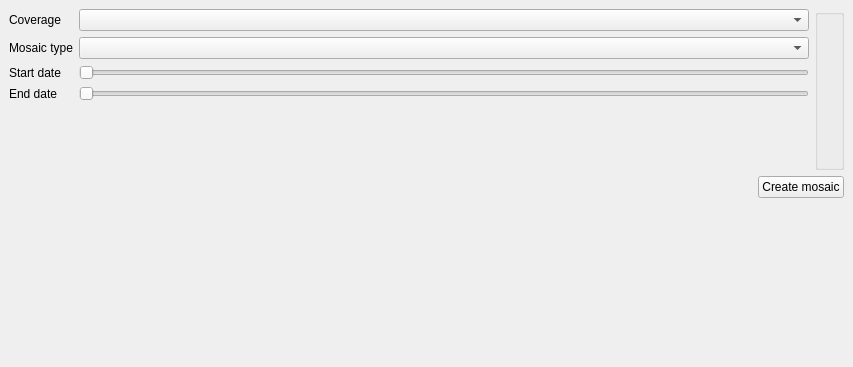
<?xml version="1.0" encoding="UTF-8"?>
<ui version="4.0">
 <class>MosaicWidget</class>
 <widget class="QDockWidget" name="MosaicWidget">
  <property name="geometry">
   <rect>
    <x>0</x>
    <y>0</y>
    <width>853</width>
    <height>367</height>
   </rect>
  </property>
  <property name="windowTitle">
   <string>Mosaic Tool</string>
  </property>
  <widget class="QWidget" name="dockWidgetContents">
   <layout class="QVBoxLayout" name="verticalLayout">
    <item>
     <layout class="QHBoxLayout" name="horizontalLayout">
      <item>
       <layout class="QGridLayout" name="gridLayout">
        <item row="1" column="0">
         <widget class="QLabel" name="label_6">
          <property name="text">
           <string>Mosaic type</string>
          </property>
         </widget>
        </item>
        <item row="0" column="1">
         <widget class="QComboBox" name="comboCoverage">
          <property name="sizePolicy">
           <sizepolicy hsizetype="MinimumExpanding" vsizetype="Fixed">
            <horstretch>0</horstretch>
            <verstretch>0</verstretch>
           </sizepolicy>
          </property>
         </widget>
        </item>
        <item row="2" column="0">
         <widget class="QLabel" name="label_10">
          <property name="text">
           <string>Start date</string>
          </property>
         </widget>
        </item>
        <item row="4" column="1">
         <spacer name="verticalSpacer">
          <property name="orientation">
           <enum>Qt::Vertical</enum>
          </property>
          <property name="sizeHint" stdset="0">
           <size>
            <width>20</width>
            <height>40</height>
           </size>
          </property>
         </spacer>
        </item>
        <item row="1" column="1">
         <widget class="QComboBox" name="comboMosaicType">
          <property name="sizePolicy">
           <sizepolicy hsizetype="MinimumExpanding" vsizetype="Fixed">
            <horstretch>0</horstretch>
            <verstretch>0</verstretch>
           </sizepolicy>
          </property>
         </widget>
        </item>
        <item row="0" column="0">
         <widget class="QLabel" name="label_5">
          <property name="text">
           <string>Coverage</string>
          </property>
         </widget>
        </item>
        <item row="3" column="0">
         <widget class="QLabel" name="label_9">
          <property name="text">
           <string>End date</string>
          </property>
         </widget>
        </item>
        <item row="2" column="1">
         <widget class="QSlider" name="sliderStartDate">
          <property name="orientation">
           <enum>Qt::Horizontal</enum>
          </property>
          <property name="tickPosition">
           <enum>QSlider::NoTicks</enum>
          </property>
         </widget>
        </item>
        <item row="3" column="1">
         <widget class="QSlider" name="sliderEndDate">
          <property name="orientation">
           <enum>Qt::Horizontal</enum>
          </property>
          <property name="tickPosition">
           <enum>QSlider::NoTicks</enum>
          </property>
         </widget>
        </item>
       </layout>
      </item>
      <item>
       <widget class="QgsExtentGroupBox" name="extentBox">
        <property name="sizePolicy">
         <sizepolicy hsizetype="Minimum" vsizetype="Minimum">
          <horstretch>0</horstretch>
          <verstretch>0</verstretch>
         </sizepolicy>
        </property>
       </widget>
      </item>
     </layout>
    </item>
    <item>
     <layout class="QHBoxLayout" name="horizontalLayout_2">
      <item>
       <spacer name="horizontalSpacer">
        <property name="orientation">
         <enum>Qt::Horizontal</enum>
        </property>
        <property name="sizeHint" stdset="0">
         <size>
          <width>40</width>
          <height>20</height>
         </size>
        </property>
       </spacer>
      </item>
      <item>
       <widget class="QPushButton" name="buttonCreateMosaic">
        <property name="text">
         <string>Create mosaic</string>
        </property>
       </widget>
      </item>
     </layout>
    </item>
    <item>
     <spacer name="verticalSpacer_2">
      <property name="orientation">
       <enum>Qt::Vertical</enum>
      </property>
      <property name="sizeHint" stdset="0">
       <size>
        <width>20</width>
        <height>135</height>
       </size>
      </property>
     </spacer>
    </item>
   </layout>
  </widget>
 </widget>
 <customwidgets>
  <customwidget>
   <class>QgsCollapsibleGroupBox</class>
   <extends>QGroupBox</extends>
   <header>qgscollapsiblegroupbox.h</header>
   <container>1</container>
  </customwidget>
  <customwidget>
   <class>QgsExtentGroupBox</class>
   <extends>QgsCollapsibleGroupBox</extends>
   <header>qgsextentgroupbox.h</header>
   <container>1</container>
  </customwidget>
 </customwidgets>
 <resources/>
 <connections/>
</ui>
